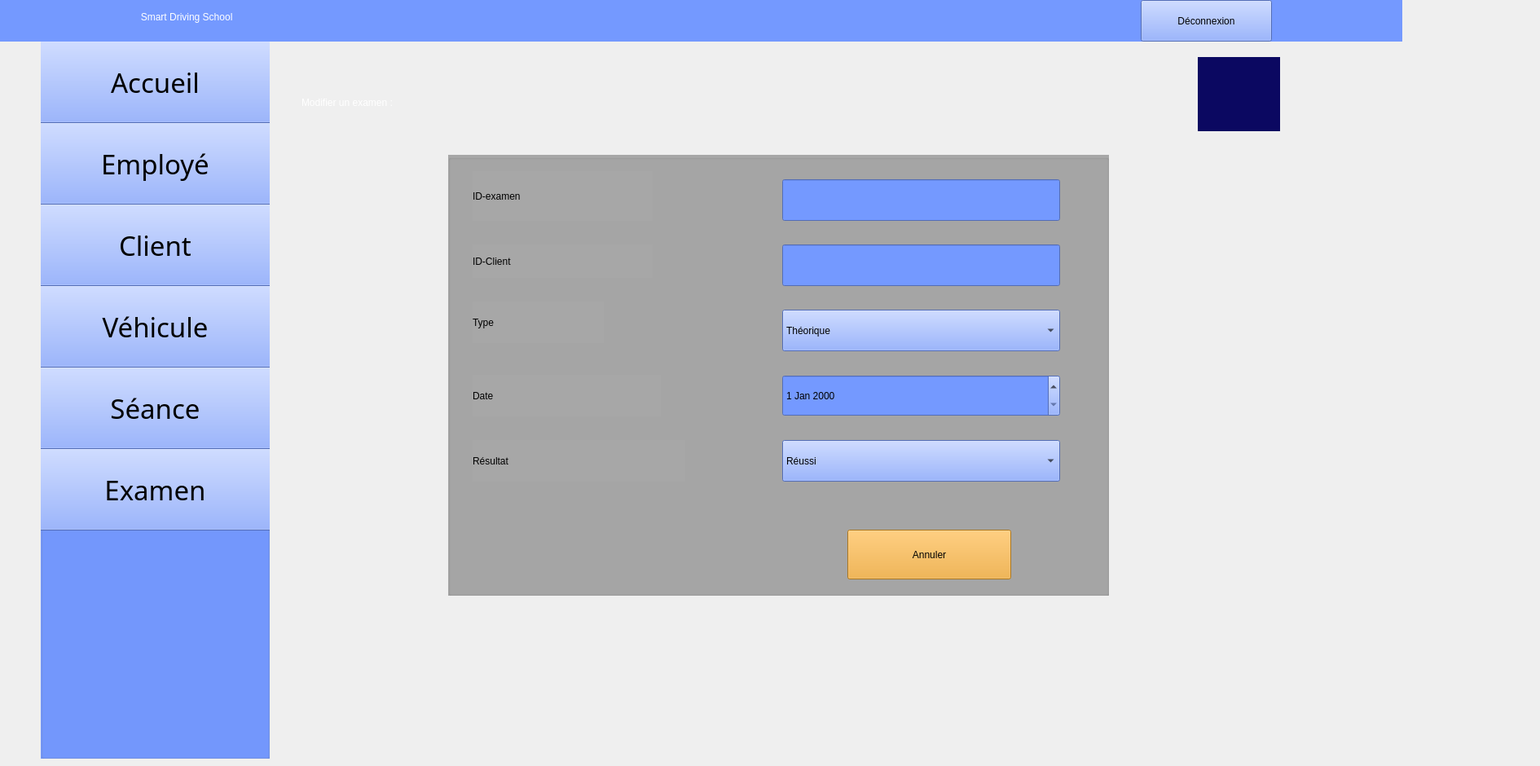
    <widget class="QWidget" name="updateexamen">
     <widget class="QLabel" name="label_112">
      <property name="geometry">
       <rect>
        <x>-160</x>
        <y>-10</y>
        <width>1881</width>
        <height>61</height>
       </rect>
      </property>
      <property name="styleSheet">
       <string notr="true">color: rgb(255, 255, 255);
background-color: rgb(116, 153, 255);
font: 24pt &quot;Segoe UI Symbol&quot;;</string>
      </property>
      <property name="text">
       <string>                                                                                                    Smart Driving School         </string>
      </property>
     </widget>
     <widget class="QGroupBox" name="groupBox_24">
      <property name="geometry">
       <rect>
        <x>50</x>
        <y>30</y>
        <width>281</width>
        <height>901</height>
       </rect>
      </property>
      <property name="styleSheet">
       <string notr="true">background-color: rgb(116, 153, 255);</string>
      </property>
      <property name="title">
       <string/>
      </property>
      <widget class="QPushButton" name="pushButton102">
       <property name="geometry">
        <rect>
         <x>-20</x>
         <y>20</y>
         <width>321</width>
         <height>101</height>
        </rect>
       </property>
       <property name="font">
        <font>
         <family>Romantic</family>
         <pointsize>25</pointsize>
         <italic>false</italic>
         <bold>false</bold>
        </font>
       </property>
       <property name="styleSheet">
        <string notr="true">background-color: rgb(116, 153, 255);
font: 25pt &quot;Romantic&quot;;</string>
       </property>
       <property name="text">
        <string>Accueil</string>
       </property>
       <property name="icon">
        <iconset theme="QIcon::ThemeIcon::GoHome"/>
       </property>
       <property name="iconSize">
        <size>
         <width>35</width>
         <height>35</height>
        </size>
       </property>
      </widget>
      <widget class="QPushButton" name="pushButton103">
       <property name="geometry">
        <rect>
         <x>-20</x>
         <y>120</y>
         <width>321</width>
         <height>101</height>
        </rect>
       </property>
       <property name="font">
        <font>
         <family>Romantic</family>
         <pointsize>25</pointsize>
         <italic>false</italic>
         <bold>false</bold>
        </font>
       </property>
       <property name="styleSheet">
        <string notr="true">background-color: rgb(116, 153, 255);
font: 25pt &quot;Romantic&quot;;</string>
       </property>
       <property name="text">
        <string>Employé</string>
       </property>
       <property name="icon">
        <iconset resource="ressources.qrc">
         <normaloff>:/images/46db9ee3d4b3323457222bb8db7f3b42.png</normaloff>:/images/46db9ee3d4b3323457222bb8db7f3b42.png</iconset>
       </property>
       <property name="iconSize">
        <size>
         <width>45</width>
         <height>45</height>
        </size>
       </property>
      </widget>
      <widget class="QPushButton" name="pushButton104">
       <property name="geometry">
        <rect>
         <x>-20</x>
         <y>220</y>
         <width>321</width>
         <height>101</height>
        </rect>
       </property>
       <property name="font">
        <font>
         <family>Romantic</family>
         <pointsize>25</pointsize>
         <italic>false</italic>
         <bold>false</bold>
        </font>
       </property>
       <property name="styleSheet">
        <string notr="true">background-color: rgb(116, 153, 255);
font: 25pt &quot;Romantic&quot;;</string>
       </property>
       <property name="text">
        <string>Client</string>
       </property>
       <property name="icon">
        <iconset resource="ressources.qrc">
         <normaloff>:/images/0527f41904e77feddb97e532fe74d08f.png</normaloff>:/images/0527f41904e77feddb97e532fe74d08f.png</iconset>
       </property>
       <property name="iconSize">
        <size>
         <width>40</width>
         <height>40</height>
        </size>
       </property>
      </widget>
      <widget class="QPushButton" name="pushButton105">
       <property name="geometry">
        <rect>
         <x>-20</x>
         <y>320</y>
         <width>321</width>
         <height>101</height>
        </rect>
       </property>
       <property name="font">
        <font>
         <family>Romantic</family>
         <pointsize>25</pointsize>
         <italic>false</italic>
         <bold>false</bold>
        </font>
       </property>
       <property name="styleSheet">
        <string notr="true">background-color: rgb(116, 153, 255);
font: 25pt &quot;Romantic&quot;;</string>
       </property>
       <property name="text">
        <string>Véhicule</string>
       </property>
       <property name="icon">
        <iconset resource="ressources.qrc">
         <normaloff>:/images/cbad98069fae8d5554390bd40b0b561c.png</normaloff>:/images/cbad98069fae8d5554390bd40b0b561c.png</iconset>
       </property>
       <property name="iconSize">
        <size>
         <width>60</width>
         <height>60</height>
        </size>
       </property>
      </widget>
      <widget class="QPushButton" name="pushButton106">
       <property name="geometry">
        <rect>
         <x>-20</x>
         <y>420</y>
         <width>321</width>
         <height>101</height>
        </rect>
       </property>
       <property name="font">
        <font>
         <family>Romantic</family>
         <pointsize>25</pointsize>
         <italic>false</italic>
         <bold>false</bold>
        </font>
       </property>
       <property name="styleSheet">
        <string notr="true">background-color: rgb(116, 153, 255);
font: 25pt &quot;Romantic&quot;;</string>
       </property>
       <property name="text">
        <string>Séance</string>
       </property>
       <property name="icon">
        <iconset resource="ressources.qrc">
         <normaloff>:/images/c53651e2209ddb3281ed3a114fae2cfb.png</normaloff>:/images/c53651e2209ddb3281ed3a114fae2cfb.png</iconset>
       </property>
       <property name="iconSize">
        <size>
         <width>50</width>
         <height>50</height>
        </size>
       </property>
      </widget>
      <widget class="QPushButton" name="pushButton107">
       <property name="geometry">
        <rect>
         <x>-20</x>
         <y>520</y>
         <width>321</width>
         <height>101</height>
        </rect>
       </property>
       <property name="font">
        <font>
         <family>Romantic</family>
         <pointsize>25</pointsize>
         <italic>false</italic>
         <bold>false</bold>
        </font>
       </property>
       <property name="styleSheet">
        <string notr="true">background-color: rgb(116, 153, 255);
font: 25pt &quot;Romantic&quot;;</string>
       </property>
       <property name="text">
        <string>Examen</string>
       </property>
       <property name="icon">
        <iconset resource="ressources.qrc">
         <normaloff>:/images/7001e00fd5b7f2745c5e91ff547f4763.png</normaloff>:/images/7001e00fd5b7f2745c5e91ff547f4763.png</iconset>
       </property>
       <property name="iconSize">
        <size>
         <width>50</width>
         <height>50</height>
        </size>
       </property>
      </widget>
     </widget>
     <widget class="QLabel" name="label_54">
      <property name="geometry">
       <rect>
        <x>1020</x>
        <y>10</y>
        <width>41</width>
        <height>31</height>
       </rect>
      </property>
      <property name="styleSheet">
       <string notr="true">background-color: rgb(116, 153, 255);</string>
      </property>
      <property name="text">
       <string/>
      </property>
      <property name="pixmap">
       <pixmap resource="ressources.qrc">:/images/image22.png</pixmap>
      </property>
      <property name="scaledContents">
       <bool>true</bool>
      </property>
     </widget>
     <widget class="QLabel" name="label_113">
      <property name="geometry">
       <rect>
        <x>670</x>
        <y>10</y>
        <width>41</width>
        <height>31</height>
       </rect>
      </property>
      <property name="styleSheet">
       <string notr="true">background-color: rgb(116, 153, 255);</string>
      </property>
      <property name="text">
       <string/>
      </property>
      <property name="pixmap">
       <pixmap resource="ressources.qrc">:/images/image22.png</pixmap>
      </property>
      <property name="scaledContents">
       <bool>true</bool>
      </property>
     </widget>
     <widget class="QPushButton" name="pushButton167">
      <property name="geometry">
       <rect>
        <x>1400</x>
        <y>0</y>
        <width>161</width>
        <height>51</height>
       </rect>
      </property>
      <property name="styleSheet">
       <string notr="true">font: 700 11pt &quot;Romantic&quot;;
background-color: rgb(116, 153, 255);</string>
      </property>
      <property name="text">
       <string>Déconnexion</string>
      </property>
     </widget>
     <widget class="QLabel" name="label_114">
      <property name="geometry">
       <rect>
        <x>1470</x>
        <y>70</y>
        <width>101</width>
        <height>91</height>
       </rect>
      </property>
      <property name="styleSheet">
       <string notr="true">background-color: rgb(11, 8, 97);</string>
      </property>
      <property name="text">
       <string/>
      </property>
      <property name="pixmap">
       <pixmap resource="ressources.qrc">:/images/logoc++++.png</pixmap>
      </property>
      <property name="scaledContents">
       <bool>true</bool>
      </property>
     </widget>
     <widget class="QLabel" name="label_499">
      <property name="geometry">
       <rect>
        <x>370</x>
        <y>80</y>
        <width>631</width>
        <height>91</height>
       </rect>
      </property>
      <property name="styleSheet">
       <string notr="true">font: 40pt &quot;Chaparral Pro&quot;;
color: rgb(255, 255, 255);</string>
      </property>
      <property name="text">
       <string>Modifier un examen :</string>
      </property>
     </widget>
     <widget class="QGroupBox" name="groupBox_98">
      <property name="geometry">
       <rect>
        <x>550</x>
        <y>190</y>
        <width>811</width>
        <height>541</height>
       </rect>
      </property>
      <property name="styleSheet">
       <string notr="true">background-color: rgb(167, 167, 167);
font: 18pt &quot;Palatino Linotype&quot;;</string>
      </property>
      <property name="title">
       <string/>
      </property>
      <widget class="QLabel" name="label_500">
       <property name="geometry">
        <rect>
         <x>30</x>
         <y>20</y>
         <width>221</width>
         <height>61</height>
        </rect>
       </property>
       <property name="styleSheet">
        <string notr="true">font: 25pt &quot;Segoe UI&quot;;</string>
       </property>
       <property name="text">
        <string>ID-examen</string>
       </property>
      </widget>
      <widget class="QLabel" name="label_501">
       <property name="geometry">
        <rect>
         <x>30</x>
         <y>110</y>
         <width>221</width>
         <height>41</height>
        </rect>
       </property>
       <property name="styleSheet">
        <string notr="true">font: 25pt &quot;Segoe UI&quot;;</string>
       </property>
       <property name="text">
        <string>ID-Client</string>
       </property>
      </widget>
      <widget class="QLabel" name="label_502">
       <property name="geometry">
        <rect>
         <x>30</x>
         <y>180</y>
         <width>161</width>
         <height>51</height>
        </rect>
       </property>
       <property name="styleSheet">
        <string notr="true">font: 25pt &quot;Segoe UI&quot;;</string>
       </property>
       <property name="text">
        <string>Type</string>
       </property>
      </widget>
      <widget class="QLabel" name="label_504">
       <property name="geometry">
        <rect>
         <x>30</x>
         <y>270</y>
         <width>231</width>
         <height>51</height>
        </rect>
       </property>
       <property name="styleSheet">
        <string notr="true">font: 25pt &quot;Segoe UI&quot;;</string>
       </property>
       <property name="text">
        <string>Date</string>
       </property>
      </widget>
      <widget class="QLabel" name="label_505">
       <property name="geometry">
        <rect>
         <x>30</x>
         <y>350</y>
         <width>261</width>
         <height>51</height>
        </rect>
       </property>
       <property name="styleSheet">
        <string notr="true">font: 25pt &quot;Segoe UI&quot;;</string>
       </property>
       <property name="text">
        <string>Résultat</string>
       </property>
      </widget>
      <widget class="QPushButton" name="pushButton158">
       <property name="geometry">
        <rect>
         <x>490</x>
         <y>460</y>
         <width>201</width>
         <height>61</height>
        </rect>
       </property>
       <property name="styleSheet">
        <string notr="true">font: 18pt &quot;Palatino Linotype&quot;;
background-color: rgb(241, 165, 40);
</string>
       </property>
       <property name="text">
        <string>Annuler</string>
       </property>
       <property name="icon">
        <iconset theme="QIcon::ThemeIcon::DocumentRevert"/>
       </property>
      </widget>
      <widget class="QLineEdit" name="lineEdit_modif_idExamen">
       <property name="geometry">
        <rect>
         <x>410</x>
         <y>30</y>
         <width>341</width>
         <height>51</height>
        </rect>
       </property>
       <property name="styleSheet">
        <string notr="true">background-color: rgb(116, 153, 255);</string>
       </property>
      </widget>
      <widget class="QLineEdit" name="lineEdit_modif_idClient">
       <property name="geometry">
        <rect>
         <x>410</x>
         <y>110</y>
         <width>341</width>
         <height>51</height>
        </rect>
       </property>
       <property name="styleSheet">
        <string notr="true">background-color: rgb(116, 153, 255);</string>
       </property>
      </widget>
      <widget class="QComboBox" name="comboBox_modif_type">
       <property name="geometry">
        <rect>
         <x>410</x>
         <y>190</y>
         <width>341</width>
         <height>51</height>
        </rect>
       </property>
       <property name="styleSheet">
        <string notr="true">font: 12pt &quot;Segoe UI&quot;;
background-color: rgb(116, 153, 255);</string>
       </property>
       <item>
        <property name="text">
         <string>Théorique</string>
        </property>
       </item>
       <item>
        <property name="text">
         <string>Pratique</string>
        </property>
       </item>
      </widget>
      <widget class="QDateEdit" name="dateEdit_modif_date">
       <property name="geometry">
        <rect>
         <x>410</x>
         <y>270</y>
         <width>341</width>
         <height>51</height>
        </rect>
       </property>
       <property name="styleSheet">
        <string notr="true">background-color: rgb(116, 153, 255);</string>
       </property>
      </widget>
      <widget class="QComboBox" name="comboBox_modif_resultat">
       <property name="geometry">
        <rect>
         <x>410</x>
         <y>350</y>
         <width>341</width>
         <height>51</height>
        </rect>
       </property>
       <property name="styleSheet">
        <string notr="true">font: 12pt &quot;Segoe UI&quot;;
background-color: rgb(116, 153, 255);</string>
       </property>
       <item>
        <property name="text">
         <string>Réussi</string>
        </property>
       </item>
       <item>
        <property name="text">
         <string>Échoué</string>
        </property>
       </item>
      </widget>
     </widget>
     <zorder>groupBox_24</zorder>
     <zorder>label_112</zorder>
     <zorder>label_54</zorder>
     <zorder>label_113</zorder>
     <zorder>pushButton167</zorder>
     <zorder>label_114</zorder>
     <zorder>label_499</zorder>
     <zorder>groupBox_98</zorder>
    </widget>
